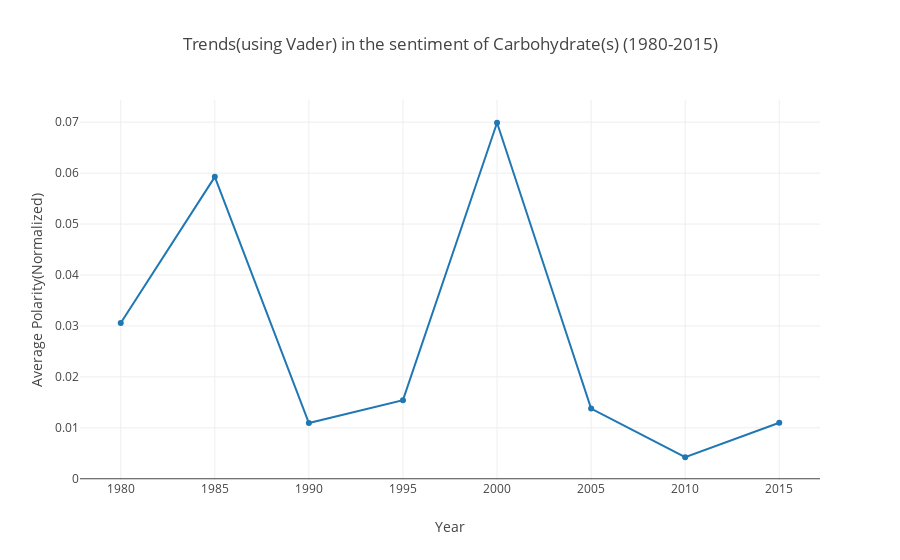

Source (notebook cell):
### Code cell
import plotly.plotly as py
init_notebook_mode(connected=True)

nutrientName = 'Carbohydrate'

iplot(getNutrientPolarityTrendLineUsingVader(nutrientName))

### Figure 1 — Plotly figure (JSON) as saved in the notebook; plotly's stock layout.template omitted (floating-point values rounded to 4 significant figures)
{"data": [{"type": "scatter", "x": [1980, 1985, 1990, 1995, 2000, 2005, 2010, 2015], "y": [0.03059, 0.05927, 0.01094, 0.01543, 0.06989, 0.01378, 0.004223, 0.01101]}], "layout": {"title": "Trends(using Vader) in the sentiment of Carbohydrate(s) (1980-2015)", "xaxis": {"title": "Year"}, "yaxis": {"title": "Average Polarity(Normalized)"}}}
